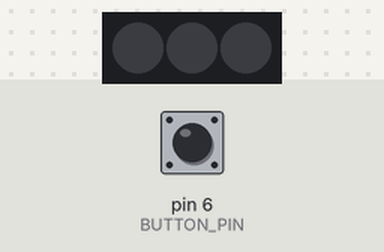
Simulated run of this program. Board: Arduino Nano, built with avr-gcc and run on an emulated ATmega328P. Shown: 3 RGB LEDs in strip order, left to right. The inputs (shaded band) are chosen by the test bench; at power-on: pin 6 (BUTTON_PIN) HIGH. Dim RGB values are drawn brighter than linear.

Above: at 2.0 s.
2.1 s: pin 6 (BUTTON_PIN) pulled LOW for 0.75 s
At 2.55 s:
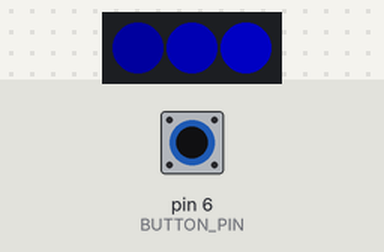
4.4 s: pin 6 (BUTTON_PIN) pulled LOW for 3.2 s
At 5.85 s:
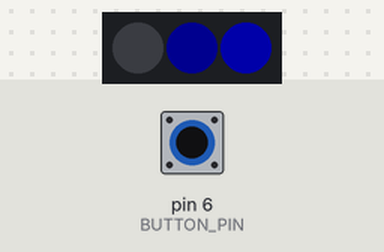
Timing chart, 0 to 9.1 s (numbered marks = the images above; inputs shaded):
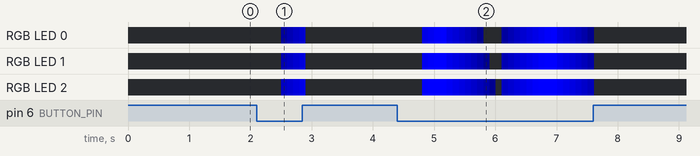

The program:

main.cpp
```cpp
#include <Arduino.h>
#include <Adafruit_NeoPixel.h>

#define NEO_PIXEL_PIN PD7
#define BUTTON_PIN PD6

#define INCREMENT 30

class Bar
{
private:
  int intensities[3];
  bool direction;
  int gap;
  int steps;

public:
  Bar() {}

  void init(int starting_intensity, int g)
  {
    gap = g;
    steps = 0;
    for (int i = 0; i <= 2; i++)
    {
      intensities[i] = 0;
    }
  }

  void update()
  {
    if (intensities[0] >= 255)
    {
      // The sweep has reached full intensity for all LEDs, time to count down.
      direction = false;
      steps = 0;
    }

    if (intensities[2] <= 0)
    {
      // The sweep has reached zero intensity for all LEDs, time to count up.
      direction = true;
      steps = 0;
    }
    steps++;
    if (direction)
    {
      int last_intensity = intensities[0];
      for (int i = 0; i <= 2; i++)
      {
        last_intensity = last_intensity + gap;
        intensities[i] = (last_intensity > 255) ? 255 : last_intensity;
      }
    }
    else
    {
      int last_intensity = intensities[2];
      for (int i = 2; i >= 0; i--)
      {
        last_intensity = last_intensity - gap;
        intensities[i] = (last_intensity < 0) ? 0 : last_intensity;
      }
    }
  }

  int getPixel(int i)
  {
    return intensities[i];
  }
};

Adafruit_NeoPixel strip;
Bar bar;
bool run = false;

void setup()
{
  strip = Adafruit_NeoPixel(3, NEO_PIXEL_PIN, NEO_GRB + NEO_KHZ800);
  strip.begin();
  strip.clear();
  strip.show();
  bar.init(0, INCREMENT);
  pinMode(BUTTON_PIN, INPUT_PULLUP);
}

void loop()
{
  if (run)
  {
    strip.clear();
    bar.update();
    for (int i = 0; i <= 2; i++)
    {
      // For red
      // strip.setPixelColor(i, strip.Color(bar.getPixel(i), 0, 0));
      // For blue
      strip.setPixelColor(i, strip.Color(0, 0, bar.getPixel(i)));
    }
    strip.show();
  }
  int switchState = digitalRead(BUTTON_PIN);
  if (switchState == LOW)
  {
    run = true;
  } else {
    run = false;
    strip.clear();
    strip.show();
    delay(500);
  }
  delay(100);
}
```
